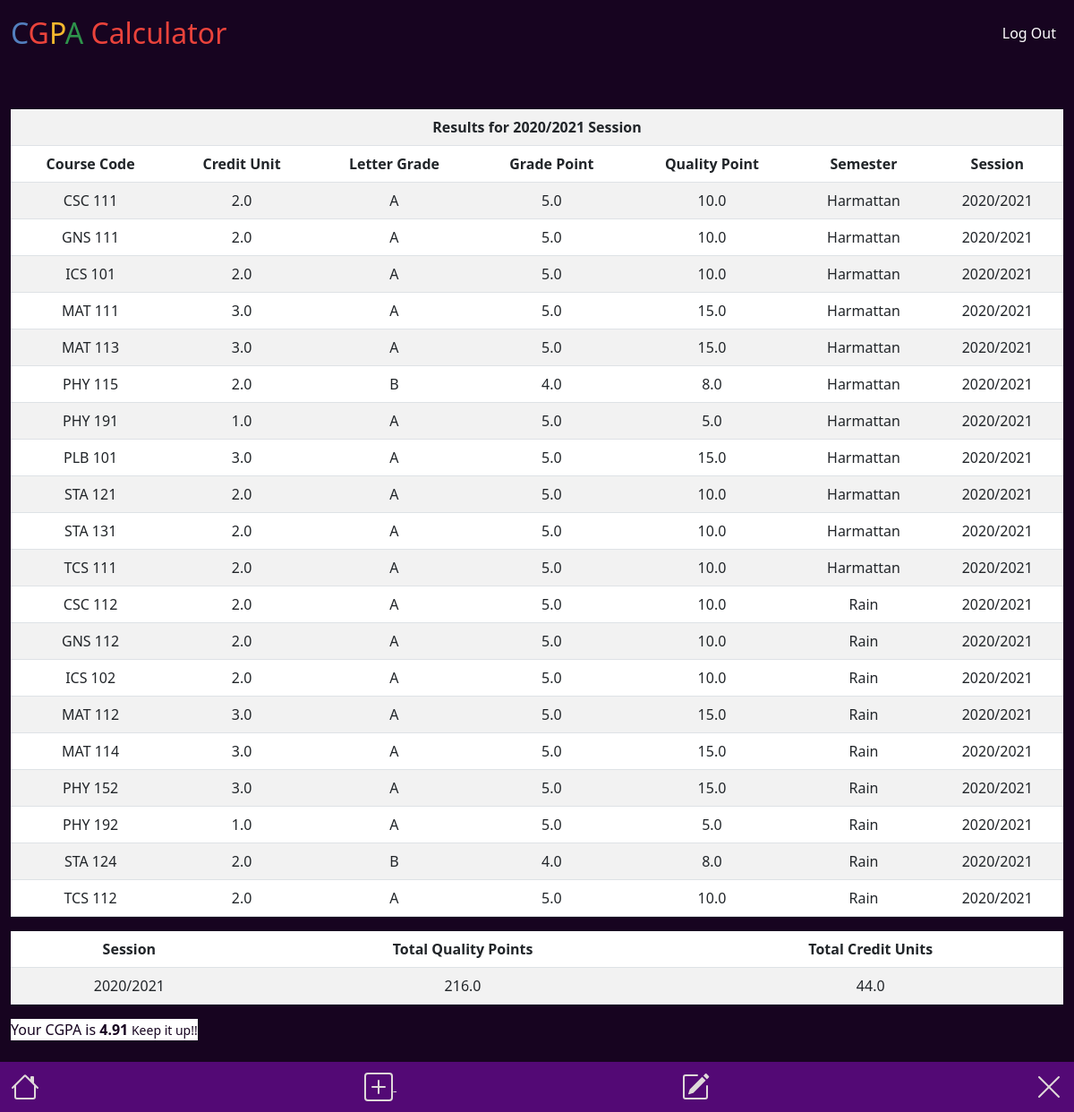
/ (signed in), run on the app's committed database.
### tables this page shows
CREATE TABLE courses (user_id INTEGER NOT NULL, course_code TEXT NOT NULL, credit_unit FLOAT NOT NULL, letter_grade CHAR NOT NULL, grade_point FLOAT NOT NULL, quality_point FLOAT NOT NULL, semester TEXT NOT NULL, session TEXT NOT NULL);

### app.py (the view)
@app.route("/")
@login_required
def index():
    id = session["user_id"]
    semesters = {"Harmattan", "Rain"}
    year = datetime.today().year
    sessions = list(range(year, year - 49, -1))
    cgpa = db.execute("SELECT SUM(quality_point) / SUM(credit_unit) FROM courses WHERE user_id = ?", id)
    cgpa = cgpa[0].values()
    for value in cgpa:
        cgpa_ = value
    if cgpa_ is None:
        flash("Please add course", "info")
        return render_template("/add.html", semesters=semesters, sessions=sessions)
    cgpa_ = math.ceil(cgpa_ * 100) / 100
    sessions = list()
    all_sessions = db.execute("SELECT session FROM courses WHERE user_id = ? ORDER BY session", id)
    for session_ in all_sessions:
        if session_ in sessions:
            continue
        else:
            sessions.append(session_)
    tqp = list()
    totalQualityPoints = list()
    for session_ in sessions:
        tqp.append(db.execute("SELECT SUM(quality_point) FROM courses WHERE session = ? AND user_id = ?", session_["session"], id))
    for total in tqp:
        total_ = total[0].values()
        for value in total_:
            totalQualityPoints.append(value)
    tcu = list()
    totalCreditUnits = list()
    for session_ in sessions:
        tcu.append(db.execute("SELECT SUM(credit_unit) FROM courses WHERE session = ? AND user_id = ?", session_["session"], id))
    for total in tcu:
        total_ = total[0].values()
        for value in total_:
            totalCreditUnits.append(value)
    length = len(sessions)
    courses_sessional = list()
    for seSsion in sessions:
        courses_sessional.append(db.execute(
            "SELECT * FROM courses WHERE user_id = ? AND session = ? ORDER BY semester, course_code", id, seSsion["session"]))
    return render_template("/index.html", length = length, sessions = sessions, quality_points = totalQualityPoints, credit_units = totalCreditUnits, cgpa = cgpa_, results = courses_sessional)

### app.py (called while the page is built)
@app.after_request
def after_request(response):
    response.headers["Cache-Control"] = "no-cache, no-store, must-revalidate"
    response.headers["Expires"] = 0
    response.headers["Pragma"] = "no-cache"
    return response

### templates/index.html (shortened to what this page needs)
{% extends "layout.html" %}
{% block main %}
<div>
    <table class="table table-striped">
        <tbody>
            {% block body %}
            {% for result in results %}
            <tr>
                <th colspan="7">Results for {{result[0]["session"]}} Session</th>
            </tr>
            <tr>
                <th>Course Code</th>
                <th>Credit Unit</th>
                <th>Letter Grade</th>
                <th>Grade Point</th>
                <th>Quality Point</th>
                <th>Semester</th>
                <th>Session</th>
            </tr>
            {% for course in result %}
            <tr>
                <td>{{course["course_code"]}}</td>
                <td>{{course["credit_unit"]}}</td>
                <td>{{course["letter_grade"]}}</td>
                <td>{{course["grade_point"]}}</td>
                <td>{{course["quality_point"]}}</td>
                <td>{{course["semester"]}}</td>
                <td>{{course["session"]}}</td>
            </tr>
            {% endfor %}
            {% endfor %}
            {% endblock %}
        </tbody>
    </table>
    <table class="table table-striped">
        <thead>
            <tr>
                <th>Session</th>
                <th>Total Quality Points</th>
                <th>Total Credit Units</th>
            </tr>
        </thead>
        <tbody>
            {% for i in range(length) %}
            <tr>
                <td>{{sessions[i]["session"]}}</td>
                <td>{{quality_points[i]}}</td>
                <td>{{credit_units[i]}}</td>
            </tr>
            {% endfor %}
        </tbody>
    </table>
</div>
    <p id="cgpa">Your CGPA is <b>{{cgpa}}</b><small>{% if cgpa >= 3.5 %} Keep it up!! {% else %} Put in more effort {% endif %}</small></p>
{% endblock %}

### templates/layout.html (shortened to what this page needs)
<!DOCTYPE html>
<html lang="en">
<head>
    <link href="static/bootstrap.min.css" rel="stylesheet">
    <link href="/static/styles.css" rel="stylesheet">
</head>
<body>
    <nav class="navbar navbar-expand-md">
        <div class="container-fluid">
            <a class="navbar-brand" href="/"><span class="blue">C</span><span class="red">G</span><span
                    class="yellow">P</span><span class="green">A</span> <span class="red">Calculator</span></a>
            <div class="collapse navbar-collapse mb-1" id="navbar">
                {% if session["user_id"] %}
                <ul class="navbar-nav ms-auto mt-1">
                    <li class="nav-item"><a class="nav-link" href="/logout">Log Out</a></li>
                </ul>
                {% else %}
                <ul class="navbar-nav ms-auto mt-1">
                    <li class="nav-item"><a class="nav-link" href="/login">Log In</a></li>
                </ul>
                {% endif %}
            </div>
        </div>
    </nav>
    <main class="container-fluid py-5 text-center">
        <section>
            {% block main %}{% endblock %}
        </section>
    </main>
</body>
<footer class="mb-0 small text-center">
    {% if session["user_id"] %}
        <nav role="navigation" id="icon" class="footer-icons">
                <a href="/">
                </a>
                <a href="/add">
                </a>
                <a href="/edit">
                </a>
                <a href="/delete">
                </a>
        </nav>
    {% else %}
    <div>Made with <svg xmlns="http://www.w3.org/2000/svg" width="16" height="16" fill="red" class="bi bi-heart-fill" viewBox="0 0 16 16">
        <path fill-rule="evenodd" d="M8 1.314C12.438-3.248 23.534 4.735 8 15-7.534 4.736 3.562-3.248 8 1.314z"/>
      </svg> by LmOpe Solutions
    </div>
    {% endif %}
</footer>
</html>

### static/styles.css (style rules this page uses)
body { background-color: #170420; color: #ffffff; }
table { outline: 5px solid #170420; background-color: #ffffff; color: #170420; }
.btn-primary, #cgpa { background-color: #ffffff; color: #170420; border: unset; margin: 0; display: inline; }
footer :not(.bi) { color: rgb(223, 217, 217); background-color: #530975; padding: 1%; }
.footer-icons { margin: 0; padding: 0; display: block; }
.right-icon { float:right; }
.left-icon, #cgpa { float: left; }
.bi-pencil-square { margin-left: 25%; }
.navbar-toggler, .nav-link { color: white; }
nav .navbar-brand { font-size: xx-large; }
nav .navbar-brand .blue { color: #537fbe; }
nav .navbar-brand .red { color: #ea433b; }
nav .navbar-brand .yellow { color: #f5b82e; }
nav .navbar-brand .green { color: #2e944b; }

### data on the page
courses: session "2020/2021", course_code "CSC 111", credit_unit "2.0", letter_grade "A", grade_point "5.0", quality_point "10.0", semester "Harmattan", session "2020/2021"
courses: course_code "GNS 111", credit_unit "2.0", letter_grade "A", grade_point "5.0", quality_point "10.0", semester "Harmattan", session "2020/2021"
courses: course_code "ICS 101", credit_unit "2.0", letter_grade "A", grade_point "5.0", quality_point "10.0", semester "Harmattan", session "2020/2021"
courses: course_code "MAT 111", credit_unit "3.0", letter_grade "A", grade_point "5.0", quality_point "15.0", semester "Harmattan", session "2020/2021"
courses: course_code "MAT 113", credit_unit "3.0", letter_grade "A", grade_point "5.0", quality_point "15.0", semester "Harmattan", session "2020/2021"
courses: course_code "PHY 115", credit_unit "2.0", letter_grade "B", grade_point "4.0", quality_point "8.0", semester "Harmattan", session "2020/2021"
courses: course_code "PHY 191", credit_unit "1.0", letter_grade "A", grade_point "5.0", quality_point "5.0", semester "Harmattan", session "2020/2021"
courses: course_code "PLB 101", credit_unit "3.0", letter_grade "A", grade_point "5.0", quality_point "15.0", semester "Harmattan", session "2020/2021"
courses: course_code "STA 121", credit_unit "2.0", letter_grade "A", grade_point "5.0", quality_point "10.0", semester "Harmattan", session "2020/2021"
courses: course_code "STA 131", credit_unit "2.0", letter_grade "A", grade_point "5.0", quality_point "10.0", semester "Harmattan", session "2020/2021"
courses: course_code "TCS 111", credit_unit "2.0", letter_grade "A", grade_point "5.0", quality_point "10.0", semester "Harmattan", session "2020/2021"
courses: course_code "CSC 112", credit_unit "2.0", letter_grade "A", grade_point "5.0", quality_point "10.0", semester "Rain", session "2020/2021"
courses: course_code "GNS 112", credit_unit "2.0", letter_grade "A", grade_point "5.0", quality_point "10.0", semester "Rain", session "2020/2021"
courses: course_code "ICS 102", credit_unit "2.0", letter_grade "A", grade_point "5.0", quality_point "10.0", semester "Rain", session "2020/2021"
courses: course_code "MAT 112", credit_unit "3.0", letter_grade "A", grade_point "5.0", quality_point "15.0", semester "Rain", session "2020/2021"
courses: course_code "MAT 114", credit_unit "3.0", letter_grade "A", grade_point "5.0", quality_point "15.0", semester "Rain", session "2020/2021"
courses: course_code "PHY 152", credit_unit "3.0", letter_grade "A", grade_point "5.0", quality_point "15.0", semester "Rain", session "2020/2021"
courses: course_code "PHY 192", credit_unit "1.0", letter_grade "A", grade_point "5.0", quality_point "5.0", semester "Rain", session "2020/2021"
courses: course_code "STA 124", credit_unit "2.0", letter_grade "B", grade_point "4.0", quality_point "8.0", semester "Rain", session "2020/2021"
courses: course_code "TCS 112", credit_unit "2.0", letter_grade "A", grade_point "5.0", quality_point "10.0", semester "Rain", session "2020/2021"

### other printed values
{{ quality_points[i] }} "216.0"
{{ credit_units[i] }} "44.0"
{{ cgpa }} "4.91"
